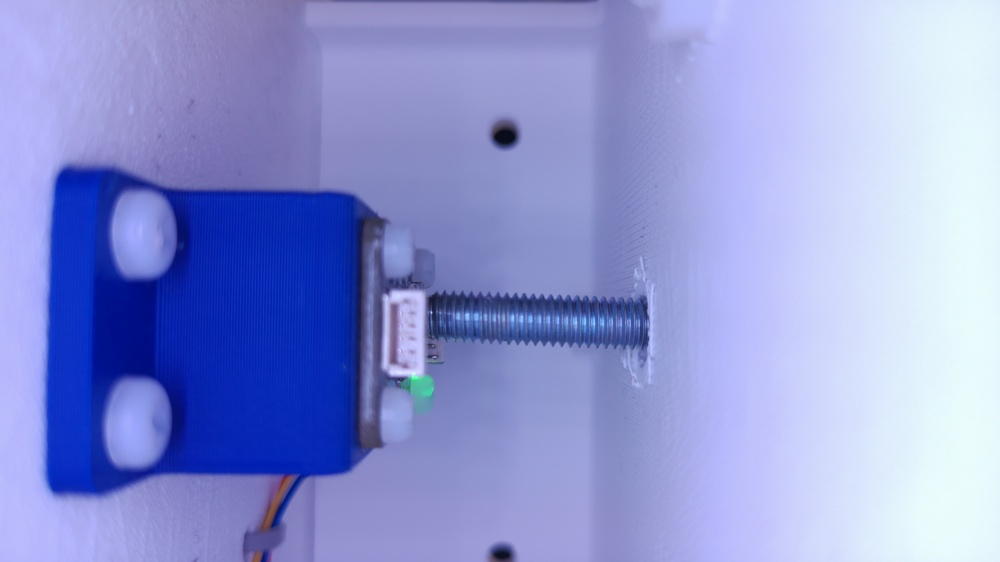
#> input picture frameworkOIU/inputCV/bolt_shaft.jpg, 1000 x 562 px, shrunk from 4608 x 2592 before the run, found by its file name
$ python -i dimensions.py   (imports and definitions only)
#> lines starting #> are read from the running program, lines starting #| are printed output that depends on the picture; after the words box and inside, x2 and y2 are one past the last pixel; in counts of white or black regions, pixels touching at a corner belong together
from imutils import contours
import numpy as np
import cv2 as cv

def countThreads():
    IMAGE_PATH = 'frameworkOIU/inputCV/bolt_shaft.jpg'
    lowerThresh = 30
    upperThresh = 50

    def detect_bolt(img):
        gray = cv.cvtColor(img, cv.COLOR_BGR2GRAY)
        blur = cv.GaussianBlur(gray, (9, 9), 0)

        edges = cv.Canny(blur, 30, 100)
        edges = cv.dilate(edges, None, iterations=3)
        edges = cv.erode(edges, None, iterations=2)

        contours, _ = cv.findContours(edges, cv.RETR_EXTERNAL, cv.CHAIN_APPROX_SIMPLE)

        bolt_contour = None
        max_area = 0

        for c in contours:
            area = cv.contourArea(c)
            if area > max_area:
                max_area = area
                bolt_contour = c

        if bolt_contour is None:
            return None

        x, y, w, h = cv.boundingRect(bolt_contour)

        print(f"Bolt width is {w} pixels")


        return (x, y, w, h), bolt_contour


    def extract_thread_contours(roi, y_offset, x_offset):
        if roi is None or roi.size == 0:
            return []

        edges = cv.Canny(roi, 30, 100)
        edges = cv.dilate(edges, None, iterations=2)
        edges = cv.erode(edges, None, iterations=1)

        contours, _ = cv.findContours(edges, cv.RETR_LIST, cv.CHAIN_APPROX_NONE)

        thread_contours = []

        for c in contours:
            area = cv.contourArea(c)

            if 10 < area:
                c = c + np.array([[x_offset, y_offset]])
                thread_contours.append(c)

        return thread_contours

    def detect_threads(img, bolt_bbox):
        x, y, w, h = bolt_bbox

        BAND_HEIGHT = 20
        MARGIN = 10

        if h < (2 * BAND_HEIGHT + 2 * MARGIN):
            print("Bolt too small for thread detection")
            return [], []

        gray = cv.cvtColor(img, cv.COLOR_BGR2GRAY)
        blur = cv.GaussianBlur(gray, (7, 7), 0)

        # Define ROIs RELATIVE to bolt
        top_y1 = int(y)
        top_y2 = top_y1 + BAND_HEIGHT

        bot_y2 = int(y + h)
        bot_y1 = bot_y2 - BAND_HEIGHT

        x1 = int(x)
        x2 = int(x + w)

        top_band = blur[top_y1:top_y2, x1:x2]
        bottom_band = blur[bot_y1:bot_y2, x1:x2]

        debug = img.copy()

        cv.rectangle(debug, (x1, top_y1), (x2, top_y2), (255, 0, 0), 2)
        cv.rectangle(debug, (x1, bot_y1), (x2, bot_y2), (0, 0, 255), 2)

        top_threads = extract_thread_contours(top_band, top_y1, x1)
        bottom_threads = extract_thread_contours(bottom_band, bot_y1, x1)

        return top_threads, bottom_threads

    img = cv.imread(IMAGE_PATH)
#> img is the input picture: shape (562, 1000, 3); mean B, G, R 213.5, 151, 142

    if img is None:
        print("Image failed to load")
        exit()

    result = detect_bolt(img)
#> in detect_bolt, `gray = cv.cvtColor(img, cv.COLOR_BGR2GRAY)`:
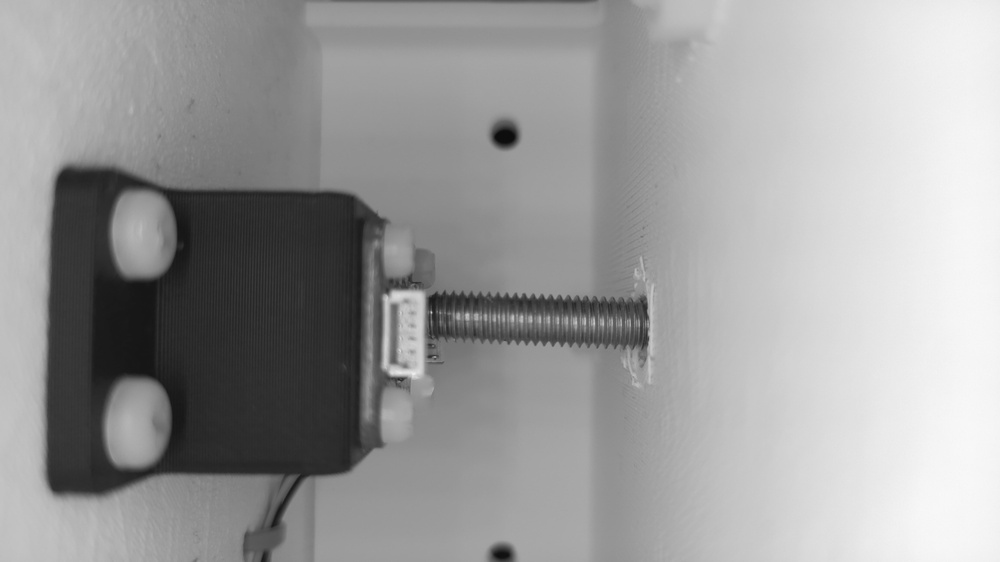
#> gray: shape (562, 1000); min 11, max 249, mean 155.5
#> in detect_bolt, `edges = cv.Canny(blur, 30, 100)`: edges: shape (562, 1000); 0.76% white in thin lines or dots, all inside (x1, y1, x2, y2) = (45, 119, 650, 562)
#> in detect_bolt, `edges = cv.dilate(edges, None, iterations=3)`: edges: shape (562, 1000); 5.4% white; 6 white regions, box (x1, y1, x2, y2) and area: (257, 286, 653, 562) 16539, (42, 163, 416, 499) 9953, (101, 373, 175, 472) 2199, (489, 116, 521, 151) 817, (488, 540, 517, 562) 510, (239, 520, 264, 562) 463
#> in detect_bolt, `edges = cv.erode(edges, None, iterations=2)`:
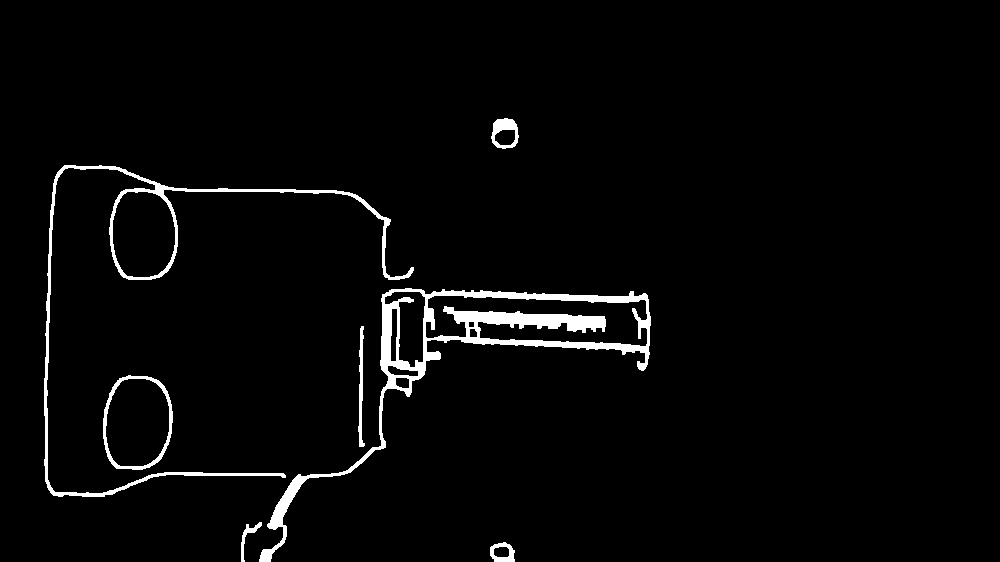
#> edges: shape (562, 1000); 2.8% white; 7 white regions
#> in detect_bolt, `contours, _ = cv.findContours(edges, cv.RETR_EXTERNAL, cv.CHAIN_APPROX..`: contours = 7 contours; box (x1, y1, x2, y2) and area: (259, 288, 651, 562) 17196, (44, 165, 414, 497) 7673, (103, 375, 173, 470) 5396, (491, 118, 519, 149) 652, (490, 542, 515, 562) 375, (358, 326, 365, 447) 296, (241, 522, 262, 562) 145
#> the loop in detect_bolt, `for c in contours:` made 7 passes
#> (area, max_area) on passes 1, 3, 5: (375, 375), (5395.5, 5395.5), (17196.5, 17196.5)
#> area on passes 2, 4, 6, 7: 145, 295.5, 7673, 652.5
#> after the loop in detect_bolt, `for c in contours:`: bolt_contour = contour of 442 points, box (x1, y1, x2, y2) (259, 288, 651, 562), area 17196; max_area = 17196.5
#> in detect_bolt, `x, y, w, h = cv.boundingRect(bolt_contour)`: x = 259; y = 288; w = 392; h = 274
#| Bolt width is 392 pixels
#> result = 2 items, first 2: (259, 288, 392, 274), contour of 442 points, box (x1, y1, x2, y2) (259, 288, 651, 562), area 17196

    if result is None:
        print("Bolt not found")
        exit()

    (bolt_bbox, bolt_contour) = result
#> bolt_bbox = (259, 288, 392, 274)
    x, y, w, h = bolt_bbox
#> x = 259; y = 288; w = 392; h = 274

    output = img.copy()
    cv.rectangle(output, (x, y), (x+w, y+h), (0, 255, 0), 3)
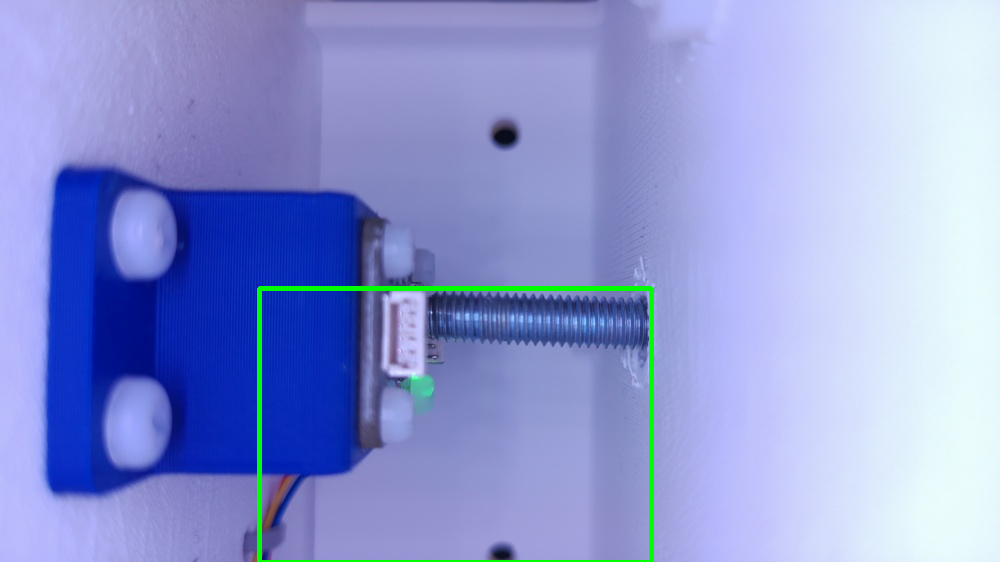
#> output: shape (562, 1000, 3); 0.97% of pixels changed, all inside (x1, y1, x2, y2) = (257, 286, 654, 562)

    result = detect_threads(img, bolt_bbox)
#> in detect_threads, `x, y, w, h = bolt_bbox`: x = 259; y = 288; w = 392; h = 274
#> in detect_threads, `top_y1 = int(y)`: top_y1 = 288
#> in detect_threads, `top_y2 = top_y1 + BAND_HEIGHT`: top_y2 = 308
#> in detect_threads, `bot_y2 = int(y + h)`: bot_y2 = 562
#> in detect_threads, `bot_y1 = bot_y2 - BAND_HEIGHT`: bot_y1 = 542
#> in detect_threads, `x1 = int(x)`: x1 = 259
#> in detect_threads, `x2 = int(x + w)`: x2 = 651
#> in extract_thread_contours, `edges = cv.Canny(roi, 30, 100)`: edges: shape (20, 392); 6.6% white in thin lines or dots, all inside (x1, y1, x2, y2) = (123, 1, 389, 20)
#> in extract_thread_contours, `edges = cv.dilate(edges, None, iterations=2)`: edges: shape (20, 392); 32.9% white; 2 white regions, box (x1, y1, x2, y2) and area: (121, 0, 391, 20) 2364, (129, 8, 155, 20) 218
#> in extract_thread_contours, `edges = cv.erode(edges, None, iterations=1)`:
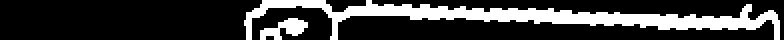
#> edges: shape (20, 392) (shown 2 times larger); 22.9% white; 2 white regions
#> in extract_thread_contours, `contours, _ = cv.findContours(edges, cv.RETR_LIST, cv.CHAIN_APPROX_NONE)`: contours = 2 contours; box (x1, y1, x2, y2) and area: (122, 0, 390, 20) 1337, (130, 9, 154, 20) 108
#> the loop in extract_thread_contours, `for c in contours:` made 2 passes
#> area on passes 1 to 2: 107.5, 1337
#> after the loop in extract_thread_contours, `for c in contours:`: thread_contours = 2 items
#> call 2 of extract_thread_contours, with y_offset = 542, x_offset = 259
#> in extract_thread_contours (call 2), `edges = cv.Canny(roi, 30, 100)`: edges: shape (20, 392); 1.3% white in thin lines or dots, all inside (x1, y1, x2, y2) = (1, 0, 256, 20)
#> in extract_thread_contours (call 2), `edges = cv.dilate(edges, None, iterations=2)`: edges: shape (20, 392); 8% white; 2 white regions, box (x1, y1, x2, y2) and area: (230, 0, 258, 20) 369, (0, 0, 27, 20) 255
#> in extract_thread_contours (call 2), `edges = cv.erode(edges, None, iterations=1)`:
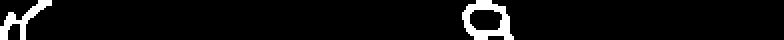
#> edges: shape (20, 392) (shown 2 times larger); 5.2% white; 2 white regions
#> in extract_thread_contours (call 2), `contours, _ = cv.findContours(edges, cv.RETR_LIST, cv.CHAIN_APPROX_NONE)`: contours = 3 contours; box (x1, y1, x2, y2) and area: (231, 0, 257, 20) 348, (234, 4, 252, 16) 160, (0, 0, 26, 20) 119
#> the loop in extract_thread_contours (call 2), `for c in contours:` made 3 passes
#> area on passes 1 to 3: 160.5, 348.5, 119
#> after the loop in extract_thread_contours (call 2), `for c in contours:`: thread_contours = 3 items

    if not result or len(result) != 2:
        print("Thread detection failed safely")
        return  # prevents crash

    top_threads, bottom_threads = result
#> top_threads = 2 items; bottom_threads = 3 items

    for t in top_threads:
        cv.drawContours(output, [t], -1, (0, 0, 255), 2)
#> this loop made 2 passes
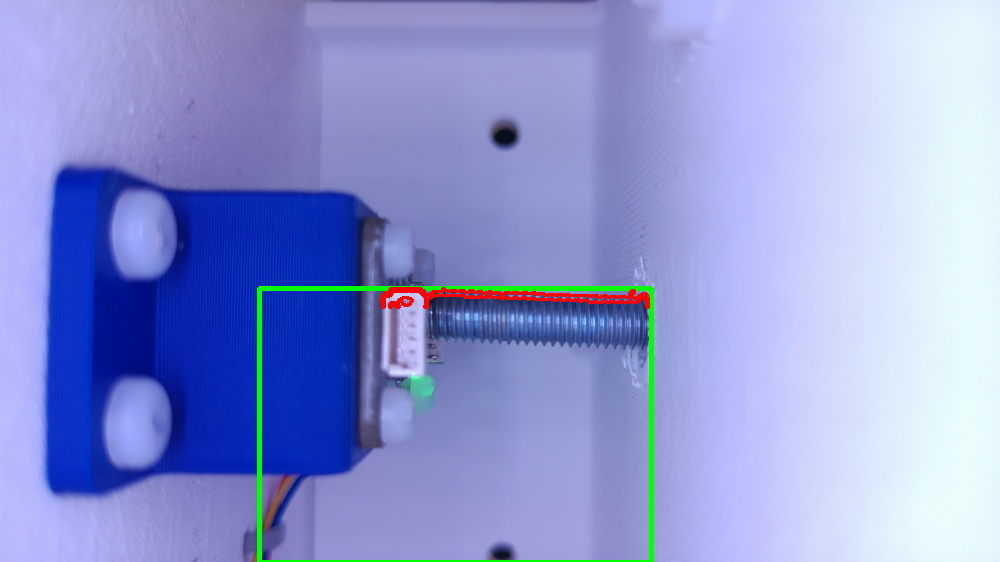
#> output: shape (562, 1000, 3); 0.4% of pixels changed, all inside (x1, y1, x2, y2) = (380, 287, 650, 309)

    for t in bottom_threads:
        cv.drawContours(output, [t], -1, (0, 0, 255), 2)
#> this loop made 3 passes
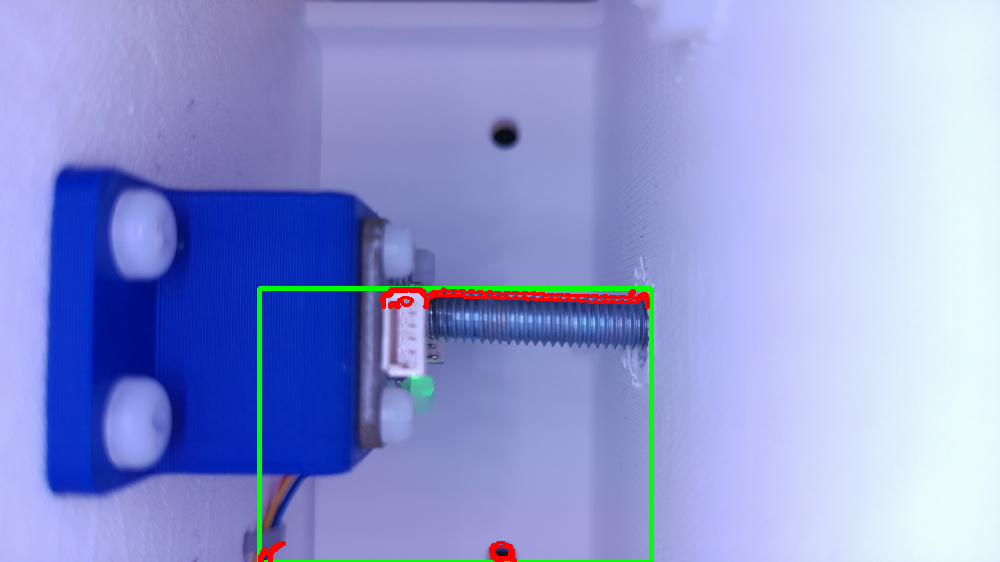
#> output: shape (562, 1000, 3); 0.11% of pixels changed, all inside (x1, y1, x2, y2) = (258, 541, 517, 562)

    print(f"{len(top_threads)} threads on top and {len(bottom_threads)} threads on the bottom")
#| 2 threads on top and 3 threads on the bottom

    cv.imwrite("frameworkOperator/dataOut/Thread count.jpg", output)

>>> result = countThreads()

$ run again, with frameworkOIU/inputCV/bolt_head.jpg copied over frameworkOIU/inputCV/bolt_shaft.jpg
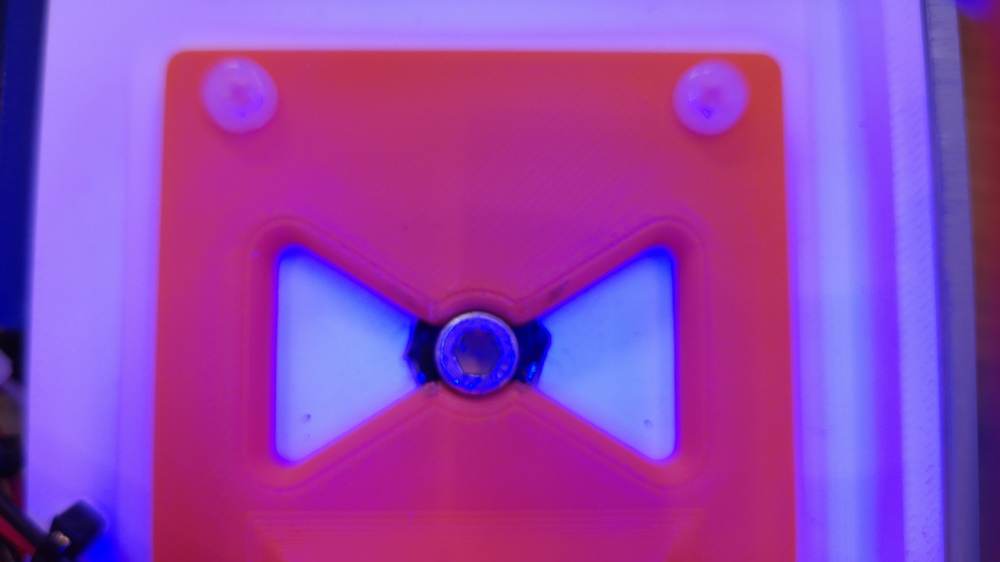
#> input picture frameworkOIU/inputCV/bolt_head.jpg, 1000 x 562 px, shrunk from 4608 x 2592 before the run, found by its file name
#> in countThreads, img is the input picture: shape (562, 1000, 3); mean B, G, R 177.1, 67.4, 147.4
#> in detect_bolt, `edges = cv.erode(edges, None, iterations=2)`:
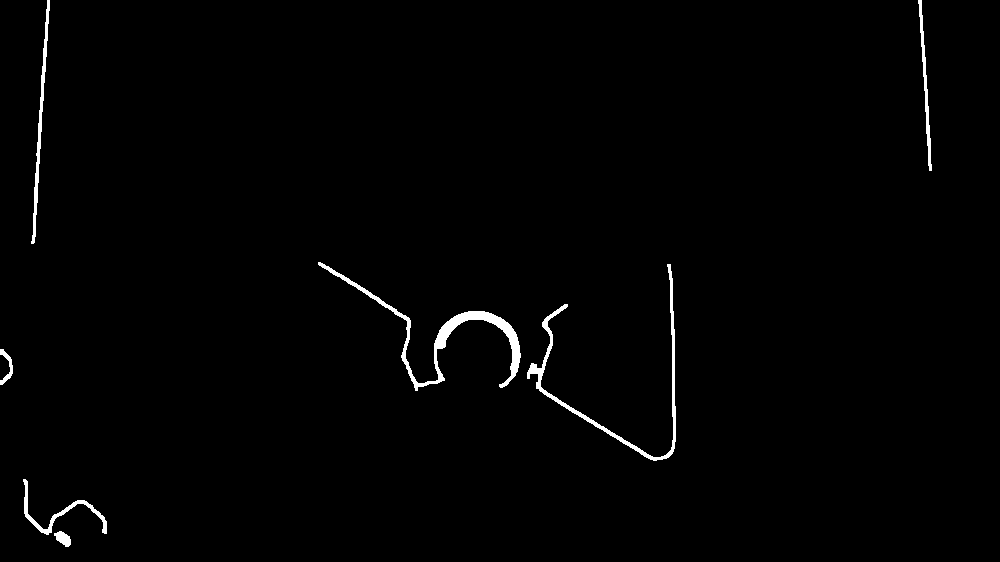
#> edges: shape (562, 1000); 1.1% white; 7 white regions
#> in detect_bolt, `contours, _ = cv.findContours(edges, cv.RETR_EXTERNAL, cv.CHAIN_APPROX..`: contours = 7 contours; box (x1, y1, x2, y2) and area: (318, 262, 521, 391) 1911, (527, 264, 676, 461) 1284, (31, 0, 50, 244) 574, (23, 479, 107, 535) 480, (918, 0, 932, 171) 384, (54, 531, 71, 547) 144, (0, 349, 13, 385) 128
#> the loop in detect_bolt, `for c in contours:` made 7 passes
#> (area, max_area) on passes 1, 2, 4, 5: (144.5, 144.5), (480, 480), (1284, 1284), (1911, 1911)
#> after the loop in detect_bolt, `for c in contours:`: bolt_contour = contour of 382 points, box (x1, y1, x2, y2) (318, 262, 521, 391), area 1911; max_area = 1911
#> in detect_bolt, `x, y, w, h = cv.boundingRect(bolt_contour)`: x = 318; y = 262; w = 203; h = 129
#| Bolt width is 203 pixels
#> result = 2 items, first 2: (318, 262, 203, 129), contour of 382 points, box (x1, y1, x2, y2) (318, 262, 521, 391), area 1911
#> in countThreads, `(bolt_bbox, bolt_contour) = result`: bolt_bbox = (318, 262, 203, 129)
#> in countThreads, `x, y, w, h = bolt_bbox`: x = 318; y = 262; w = 203; h = 129
#> in detect_threads, `x, y, w, h = bolt_bbox`: x = 318; y = 262; w = 203; h = 129
#> top_y1 = 262
#> top_y2 = 282
#> bot_y2 = 391
#> bot_y1 = 371
#> x1 = 318
#> x2 = 521
#> in extract_thread_contours, `contours, _ = cv.findContours(edges, cv.RETR_LIST, cv.CHAIN_APPROX_NONE)`: contours = []
#> in extract_thread_contours (call 2), `contours, _ = cv.findContours(edges, cv.RETR_LIST, cv.CHAIN_APPROX_NONE)`: contours = 1 contour; box (x1, y1, x2, y2) and area: (90, 0, 120, 18) 118
#> the loop in extract_thread_contours (call 2), `for c in contours:` made 1 pass
#> area on pass 1: 118
#> in detect_threads, `bottom_threads = extract_thread_contours(bottom_band, bot_y1, x1)`: bottom_threads = 1 item
#> in countThreads, `top_threads, bottom_threads = result`: top_threads = []; bottom_threads = 1 item
#> the loop in countThreads, `for t in bottom_threads:` made 1 pass
#> after the loop in countThreads, `for t in bottom_threads:`:
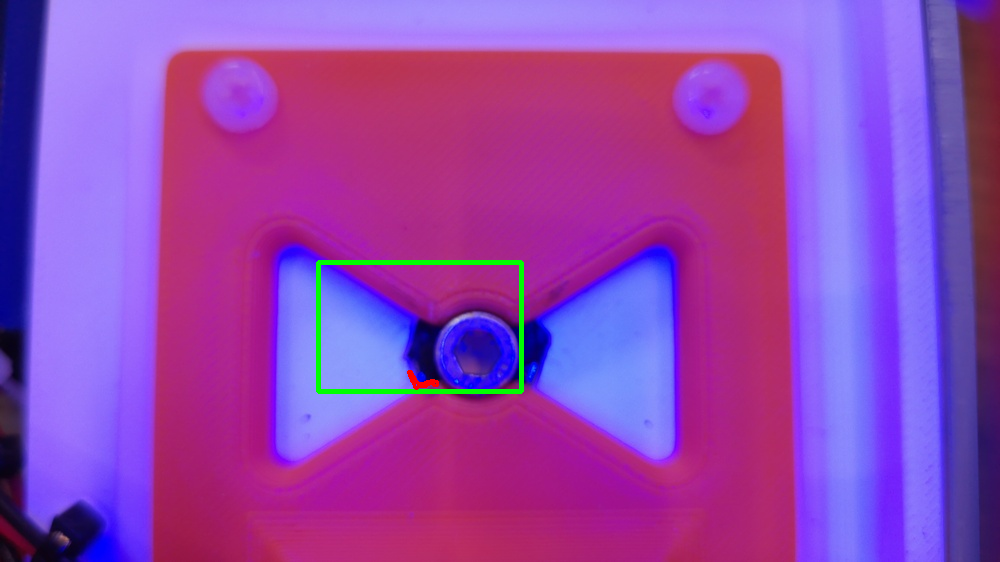
#> output: shape (562, 1000, 3); mean B, G, R 176, 68.5, 146.7
#| 0 threads on top and 1 threads on the bottom
